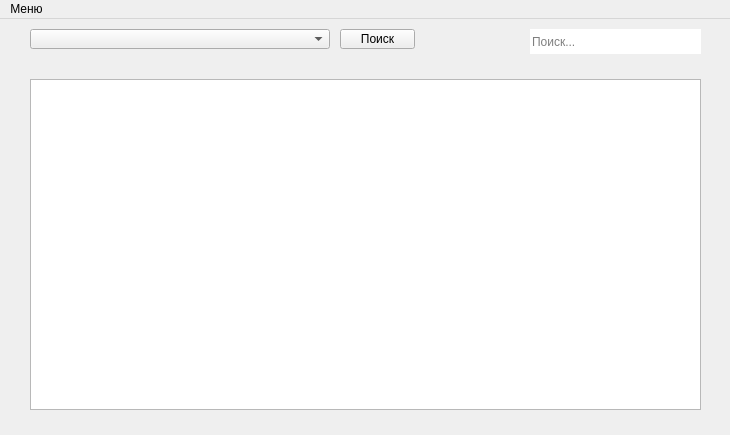
<?xml version="1.0" encoding="UTF-8"?>
<ui version="4.0">
 <class>MainWindow</class>
 <widget class="QMainWindow" name="MainWindow">
  <property name="geometry">
   <rect>
    <x>0</x>
    <y>0</y>
    <width>730</width>
    <height>435</height>
   </rect>
  </property>
  <property name="windowTitle">
   <string>Выбор склада</string>
  </property>
  <widget class="QWidget" name="centralwidget">
   <widget class="QComboBox" name="comboBox_warehouses">
    <property name="geometry">
     <rect>
      <x>30</x>
      <y>10</y>
      <width>300</width>
      <height>20</height>
     </rect>
    </property>
    <property name="currentText">
     <string/>
    </property>
   </widget>
   <widget class="QTableView" name="table_warehouse">
    <property name="geometry">
     <rect>
      <x>30</x>
      <y>60</y>
      <width>671</width>
      <height>331</height>
     </rect>
    </property>
   </widget>
   <widget class="QLineEdit" name="lineEdit_search">
    <property name="geometry">
     <rect>
      <x>530</x>
      <y>10</y>
      <width>171</width>
      <height>25</height>
     </rect>
    </property>
    <property name="text">
     <string/>
    </property>
    <property name="frame">
     <bool>false</bool>
    </property>
    <property name="placeholderText">
     <string>Поиск...</string>
    </property>
   </widget>
   <widget class="QPushButton" name="btn_search">
    <property name="geometry">
     <rect>
      <x>340</x>
      <y>10</y>
      <width>75</width>
      <height>20</height>
     </rect>
    </property>
    <property name="cursor">
     <cursorShape>PointingHandCursor</cursorShape>
    </property>
    <property name="text">
     <string>Поиск</string>
    </property>
   </widget>
  </widget>
  <widget class="QMenuBar" name="menubar_warehouse">
   <property name="geometry">
    <rect>
     <x>0</x>
     <y>0</y>
     <width>730</width>
     <height>21</height>
    </rect>
   </property>
   <widget class="QMenu" name="menu">
    <property name="title">
     <string>Меню</string>
    </property>
    <addaction name="action"/>
    <addaction name="action_2"/>
    <addaction name="action_3"/>
    <addaction name="action_4"/>
    <addaction name="action_5"/>
   </widget>
   <addaction name="menu"/>
  </widget>
  <action name="action">
   <property name="text">
    <string>Оформить заказ</string>
   </property>
  </action>
  <action name="action_2">
   <property name="text">
    <string>Добавить товар</string>
   </property>
  </action>
  <action name="action_3">
   <property name="text">
    <string>Редактировать товары</string>
   </property>
  </action>
  <action name="action_4">
   <property name="text">
    <string>История заказов</string>
   </property>
  </action>
  <action name="action_5">
   <property name="text">
    <string>Панель администратора</string>
   </property>
  </action>
 </widget>
 <resources/>
 <connections/>
</ui>
